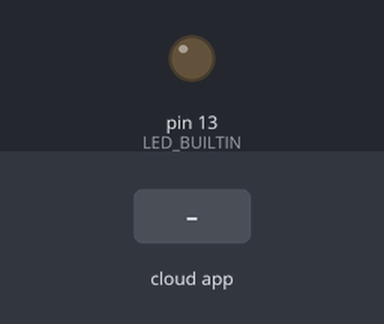
Recording of a sketch running on a simulated Arduino Uno, built with avr-gcc and run on an emulated ATmega328P. Parts: output pins drawn as LEDs (lit = HIGH). The test bench sets the inputs (shaded band). The ROS host is connected and sends only what is stated.

Above: at 1.2 s.
1.3 s: the phone or cloud app sets toggle_motor to -100
At 2.1 s:
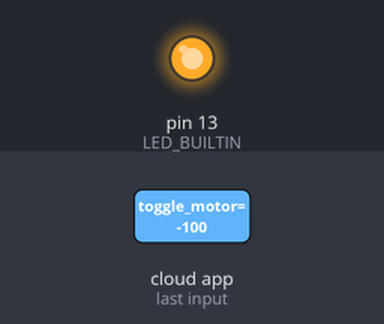
2.8 s: the phone or cloud app sets toggle_motor to 0
At 3.3 s:
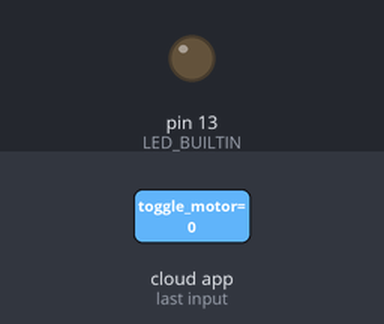
4.3 s: the phone or cloud app sets toggle_motor to 100
At 5.6 s:
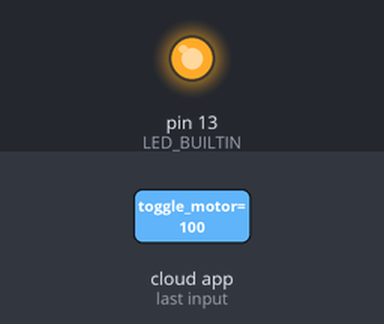
Timing chart, 0 to 7.3 s (numbered marks = the images above; inputs shaded):
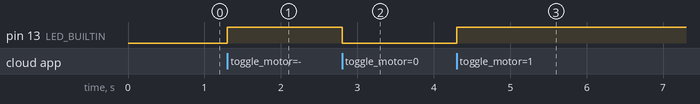

Measured:
- after the input at 1.3 s, pin 13 (LED_BUILTIN): LOW → HIGH at once
- after the input at 2.8 s, pin 13 (LED_BUILTIN): HIGH → LOW at once
- after the input at 4.3 s, pin 13 (LED_BUILTIN): LOW → HIGH at once

The sketch:

ArduinoSubTesting.ino
```cpp
/*
 * rosserial Subscriber Example
 * Blinks an LED on callback
 */

#include <ros.h>
#include <std_msgs/Float64.h>

ros::NodeHandle  nh;

void messageCb(const std_msgs::Float64& toggle_msg){
  double msg = toggle_msg.data;
  if(msg == 1){
    digitalWrite(LED_BUILTIN, HIGH-digitalRead(LED_BUILTIN));   // blink the led
  }
  else{
    digitalWrite(LED_BUILTIN, HIGH-digitalRead(LED_BUILTIN));   // don't blink the led
  }
}

ros::Subscriber<std_msgs::Float64> sub("toggle_motor", &messageCb );

void setup()
{
  pinMode(LED_BUILTIN, OUTPUT);
  nh.initNode();
  nh.subscribe(sub);
}

void loop()
{
  nh.spinOnce();
  delay(1);
}
```
